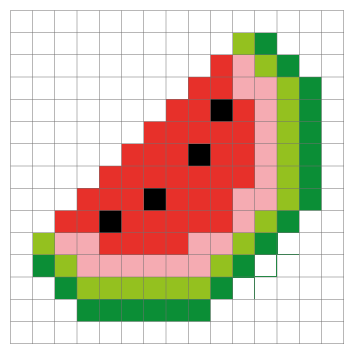
#> input picture 7.1.21_NCA_growing_v1/water-melon_v2.png, 355 x 355 px
$ python watermelon_40x40.py
#> lines starting #> are read from the running program, lines starting #| are printed output that depends on the picture
# -*- coding: utf-8 -*-
"""
Created on Wed Jun 29 19:55:20 2022

@author: rmish
"""

import matplotlib.pyplot as plt

from skimage import data, color
from skimage.transform import rescale, resize, downscale_local_mean

z = plt.imread('water-melon_v2.png')
#> z is the input picture: shape (355, 355, 4) float32; mean R, G, B, A 0.843, 0.764, 0.692, 1
image_resized = resize(z, (40,40),
                       anti_aliasing=True)
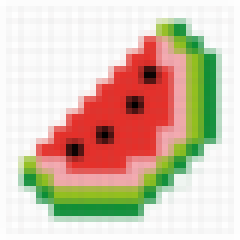
#> image_resized: shape (40, 40, 4) float32 (shown 6 times larger); mean R, G, B, A 0.842, 0.764, 0.692, 1

plt.imshow(image_resized)

plt.imsave('40x40watermelon.png',image_resized)
